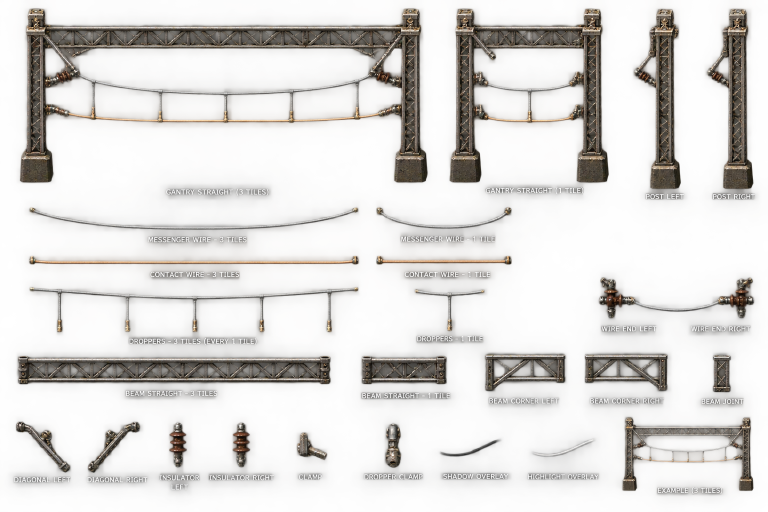
#> input picture design/Atlas de caténaire ferroviaire.png, 1536 x 1024 px (shown at 1/2 size); its folder holds only this picture in this run
$ python make_icons.py
#> lines starting #> are read from the running program, lines starting #| are printed output that depends on the picture
"""Génère les icônes d'Electrified Railways (objets, technologies) à partir des icônes vanilla de
Factorio et de l'atlas de design : python design/make_icons.py [dossier data de Factorio]"""
import sys
from pathlib import Path
from PIL import Image, ImageDraw, ImageFont

ROOT = Path(__file__).resolve().parent.parent
FACTORIO = Path(sys.argv[1]) if len(sys.argv) > 1 else Path("C:/Program Files (x86)/Steam/steamapps/common/Factorio/data")
OUT = ROOT / "ElectrifiedRailways" / "graphics" / "icons"
OUT.mkdir(parents=True, exist_ok=True)
atlas = Image.open(next((ROOT / "design").glob("Atlas de cat*.png"))).convert("RGBA")
#> atlas is the input picture: PIL image 1536x1024 RGBA; mean R, G, B, A 84.6, 78.8, 71.7, 53.3
FONT = "C:/Windows/Fonts/arialbd.ttf"
ROMAN = {1: "I", 2: "II", 3: "III"}

# Couleurs de niveau : bleu, orange, rouge pour les transformateurs, vert, bleu, violet pour les batteries
TRANSFORMER_TINT = {1: (0.85, 0.95, 1.0), 2: (1.0, 0.85, 0.65), 3: (1.0, 0.7, 0.65)}
TRANSFORMER_BADGE = {1: (80, 150, 230), 2: (235, 150, 50), 3: (220, 70, 60)}
BATTERY_TINT = {1: (0.8, 1.0, 0.8), 2: (0.8, 0.9, 1.0), 3: (0.95, 0.8, 1.0)}
BATTERY_BADGE = {1: (90, 190, 90), 2: (80, 150, 230), 3: (170, 90, 220)}


def vanilla(rel, size):
    """Premier niveau de mipmap (carré) d'une icône vanilla."""
    return Image.open(FACTORIO / "base" / "graphics" / rel).convert("RGBA").crop((0, 0, size, size))


def tint(img, rgb):
    r, g, b, a = img.split()
    f = lambda band, k: band.point(lambda v: min(255, int(v * k)))
    return Image.merge("RGBA", (f(r, rgb[0]), f(g, rgb[1]), f(b, rgb[2]), a))


def badge(img, level, color):
    size = img.width
    draw = ImageDraw.Draw(img)
    font = ImageFont.truetype(FONT, round(size * 0.34))
    text = ROMAN[level]
    left, top, right, bottom = draw.textbbox((0, 0), text, font=font)
    w, h = right - left, bottom - top
    pad = round(size * 0.05)
    x1, y1 = size - w - 2 * pad - 1, size - h - 2 * pad - 3
    draw.rounded_rectangle((x1, y1, size - 1, size - 1), radius=pad * 2, fill=(25, 25, 25, 235), outline=color + (255,), width=max(1, size // 40))
    draw.text((x1 + pad - left, y1 + pad - top), text, font=font, fill=(255, 255, 255, 255))
    return img


def paste_fit(base, img, box_height, anchor):
    scale = box_height / img.height
    img = img.resize((max(1, round(img.width * scale)), box_height), Image.LANCZOS)
    base.alpha_composite(img, (anchor[0] - img.width // 2, anchor[1] - img.height // 2))


# Icône du poteau : le poteau de l'atlas avec son bras et son isolateur
post_full = atlas.crop((1263, 13, 1372, 386))
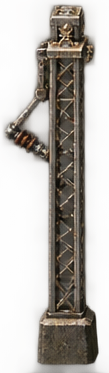
#> post_full: PIL image 109x373 RGBA; mean R, G, B, A 78.9, 70.9, 60.7, 104.2; transparent parts drawn white
post_full = post_full.crop(post_full.getbbox())
icon = Image.new("RGBA", (256, 256), (0, 0, 0, 0))
#> icon: PIL image 256x256 RGBA; every value is 0
draw = ImageDraw.Draw(icon)
# Deux poteaux face à face, avec fil porteur, pendules et fil de contact entre eux
left = post_full.resize((round(post_full.width * 236 / post_full.height), 236), Image.LANCZOS)
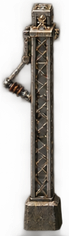
#> left: PIL image 69x236 RGBA; mean R, G, B, A 78.3, 68.9, 52.8, 104.2; transparent parts drawn white
right = left.transpose(Image.FLIP_LEFT_RIGHT)
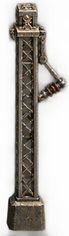
#> right: PIL image 69x236 RGBA; mean R, G, B, A 78.3, 68.9, 52.8, 104.2; transparent parts drawn white
icon.alpha_composite(left, (24, 10))
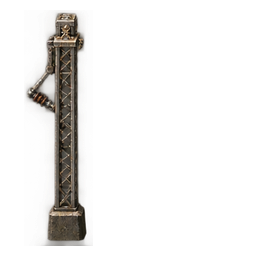
#> icon: PIL image 256x256 RGBA; mean R, G, B, A 19.5, 17.1, 13.1, 25.9; transparent parts drawn white
icon.alpha_composite(right, (232 - right.width, 10))
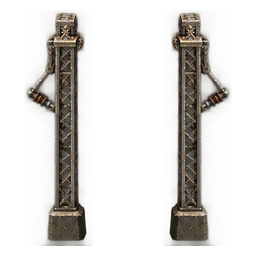
#> icon: PIL image 256x256 RGBA; mean R, G, B, A 38.9, 34.2, 26.2, 51.8; transparent parts drawn white
x0, x1 = 24 + left.width - 30, 232 - right.width + 30
#> x0 = 63; x1 = 193
for t in range(0, 101):
    u = t / 100
    x = x0 + (x1 - x0) * u
    sag = 4 * u * (1 - u)
    draw.ellipse((x - 3, 70 + 22 * sag - 3, x + 3, 70 + 22 * sag + 3), fill=(175, 180, 188, 255))
    draw.ellipse((x - 3, 118 + 6 * sag - 3, x + 3, 118 + 6 * sag + 3), fill=(215, 150, 80, 255))
for u in (0.25, 0.5, 0.75):
    x = x0 + (x1 - x0) * u
    draw.line((x, 70 + 22 * 4 * u * (1 - u), x, 118 + 6 * 4 * u * (1 - u)), fill=(150, 150, 150, 255), width=4)
icon256 = icon
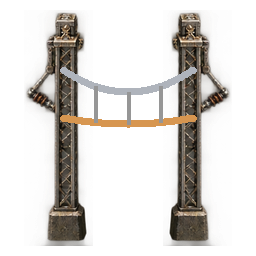
#> icon256: PIL image 256x256 RGBA; mean R, G, B, A 44.2, 38.8, 30.3, 58.8; transparent parts drawn white
icon = icon.resize((64, 64), Image.LANCZOS)
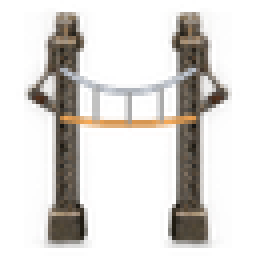
#> icon: PIL image 64x64 RGBA (shown 4 times larger); mean R, G, B, A 51.8, 45.2, 35.7, 59; transparent parts drawn white
icon.save(OUT / "er-catenary-pole.png")

# Icônes des transformateurs et des batteries
for level in (1, 2, 3):
    t = tint(vanilla("icons/train-stop.png", 64), TRANSFORMER_TINT[level])
#> (the run stopped early here; a loop or call above may not have finished)
